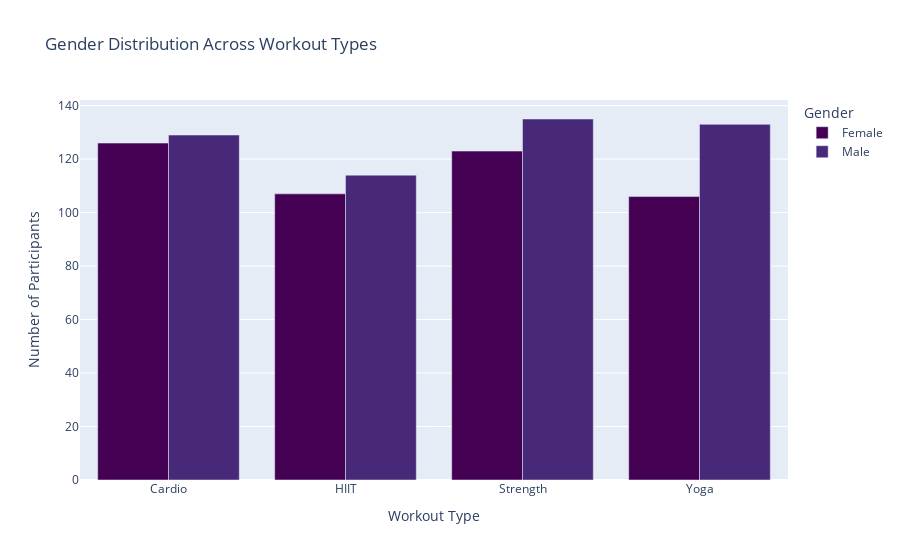

This figure's notebook cell:
### Code cell
gender_distribution = df.groupby(['Workout_Type', 'Gender']).size().reset_index(name='Count')

fig1 = px.bar(
    gender_distribution,
    x='Workout_Type',
    y='Count',
    color='Gender',
    title='Gender Distribution Across Workout Types',
    labels={'Workout_Type': 'Workout Type', 'Count': 'Number of Participants'},
    barmode='group',color_discrete_sequence=px.colors.sequential.Viridis
    
)
fig_gender.show()

### Figure 1 — Plotly figure (JSON) as saved in the notebook; plotly's stock layout.template omitted (floating-point values rounded to 4 significant figures)
{"data": [{"alignmentgroup": "True", "hovertemplate": "Gender=Female<br>Workout Type=%{x}<br>Number of Participants=%{y}<extra></extra>", "legendgroup": "Female", "marker": {"color": "#440154", "pattern": {"shape": ""}}, "name": "Female", "offsetgroup": "Female", "orientation": "v", "showlegend": true, "textposition": "auto", "type": "bar", "x": ["Cardio", "HIIT", "Strength", "Yoga"], "xaxis": "x", "y": [126, 107, 123, 106], "yaxis": "y"}, {"alignmentgroup": "True", "hovertemplate": "Gender=Male<br>Workout Type=%{x}<br>Number of Participants=%{y}<extra></extra>", "legendgroup": "Male", "marker": {"color": "#482878", "pattern": {"shape": ""}}, "name": "Male", "offsetgroup": "Male", "orientation": "v", "showlegend": true, "textposition": "auto", "type": "bar", "x": ["Cardio", "HIIT", "Strength", "Yoga"], "xaxis": "x", "y": [129, 114, 135, 133], "yaxis": "y"}], "layout": {"autosize": true, "barmode": "group", "legend": {"title": {"text": "Gender"}, "tracegroupgap": 0}, "title": {"text": "Gender Distribution Across Workout Types"}, "xaxis": {"anchor": "y", "autorange": true, "domain": [0, 1], "range": [-0.5, 3.5], "title": {"text": "Workout Type"}, "type": "category"}, "yaxis": {"anchor": "x", "autorange": true, "domain": [0, 1], "range": [0, 142.1], "title": {"text": "Number of Participants"}, "type": "linear"}}}
